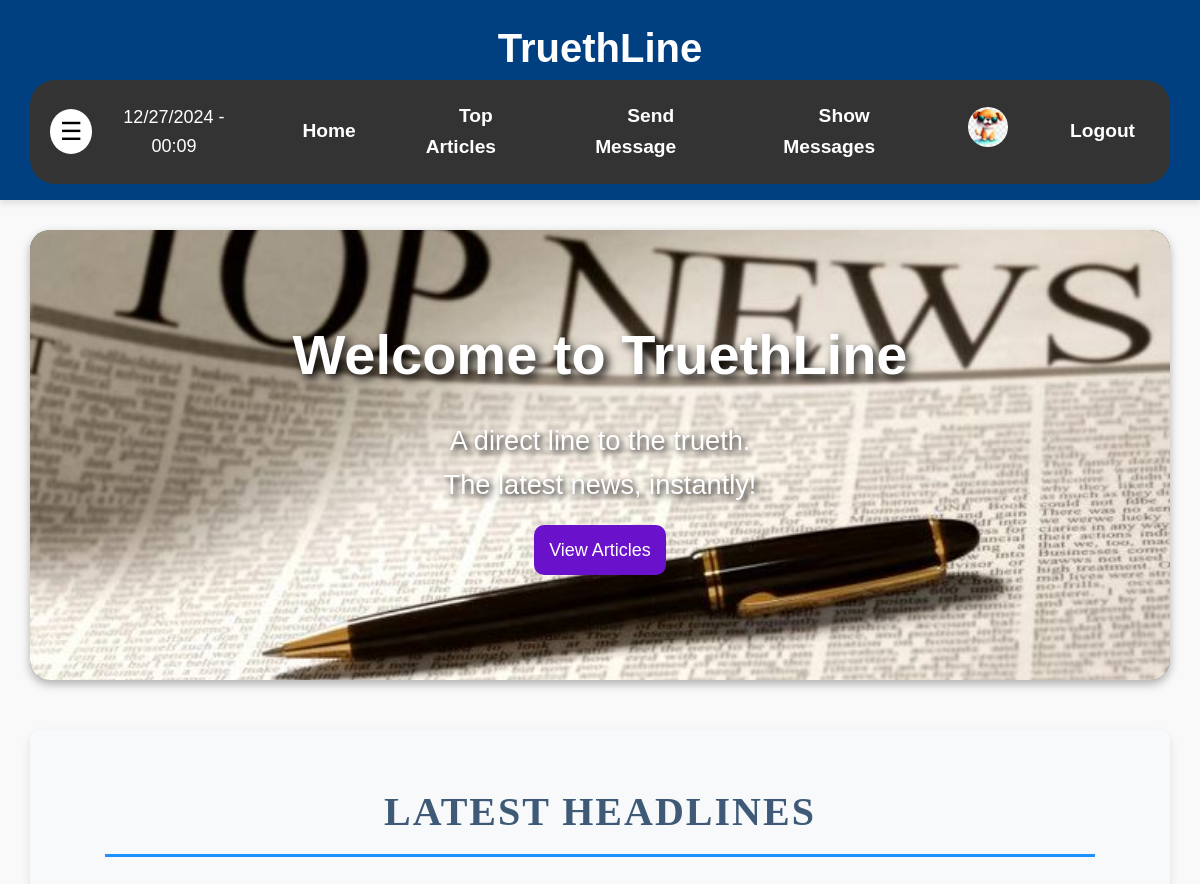
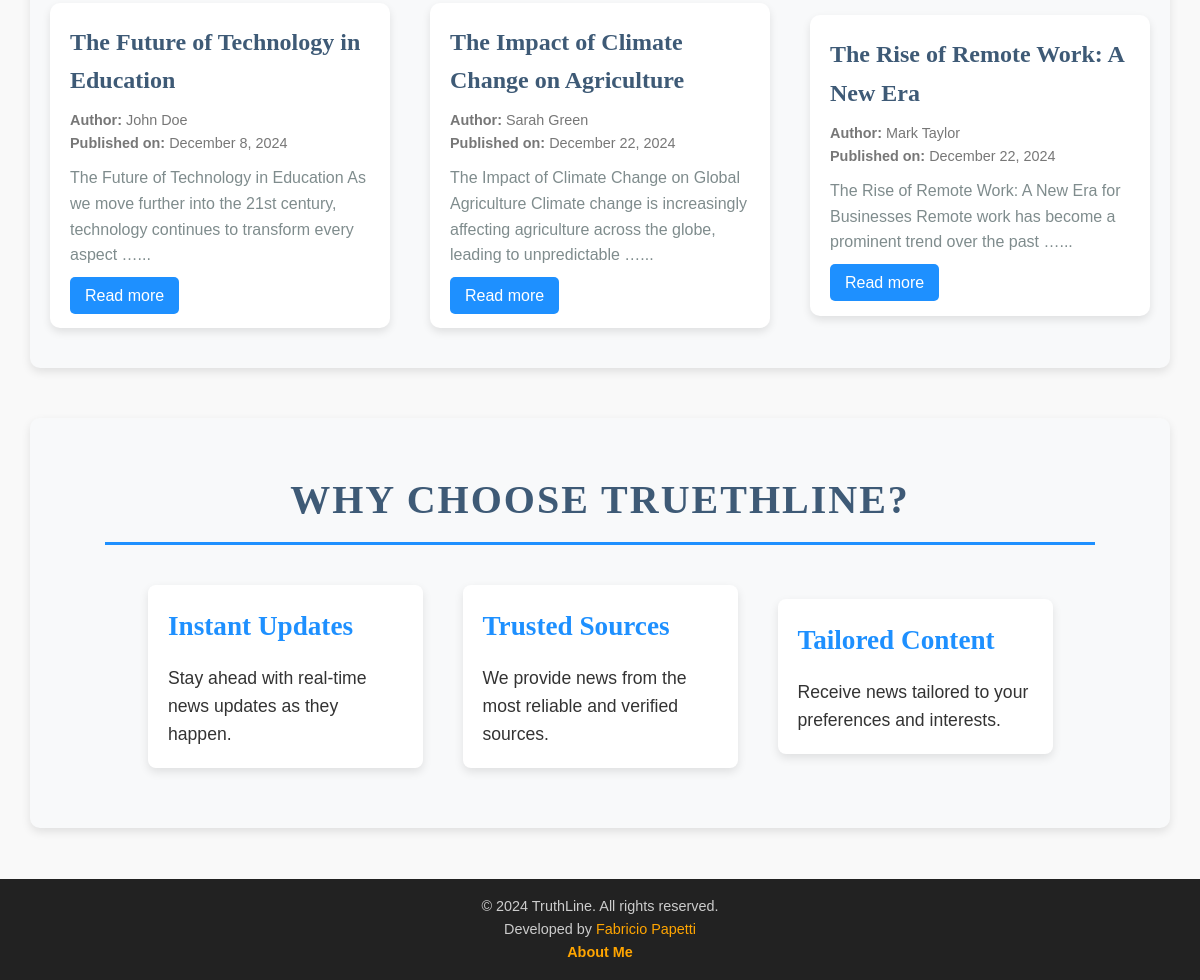
Page /inicio/ (signed in) on the committed database (2 pictures, top to bottom).
### users/modelsProfile.py (models this page shows, shortened)
class Profile(models.Model):
    user = models.OneToOneField(User, on_delete=models.CASCADE)
    photo = models.ImageField(upload_to="profile_picture/", null=True, blank=True)

### articles/models.py (models this page shows, shortened)
class Article(models.Model):
    title = models.CharField(max_length=255)
    author = models.CharField(max_length=100)
    content = models.TextField()
    publication_date = models.DateTimeField(auto_now_add=True)
    last_updated = models.DateTimeField(auto_now=True)
    is_published = models.BooleanField(default=False)

### homepage/views.py (the view)
# urls.py: path('', inicio, name='inicio'),
def inicio(request):
    articles = Article.objects.all()[:3]
    while len(articles) < 3:
        articles.append(None)
    return render(request, 'homepage/index.html', {'articles': articles})

### homepage/templates/homepage/index.html (shortened to what this page needs)
{% extends 'homepage/base.html' %}
{% load static %}
{% block content %}
<div class="banner">
    <div class="banner-content">
        <h1>Welcome to TruethLine</h1>
        <p>A direct line to the trueth.<br>The latest news, instantly!</p>
        <a href="{% url 'articles' %}" class="btn-primary">View Articles</a>
    </div>
</div>
<section class="latest-news-hp">
    <h2 class="latest-news-hp-title">Latest Headlines</h2>
    <ul id="news-list-hp">
        {% for article in articles %}
        <li class="article-card-hp">
            <h3 class="article-title-hp">{{ article.title }}</h3>
            <p class="article-meta-hp">
                <strong>Author:</strong> {{ article.author }}<br>
                <strong>Published on:</strong> {{ article.publication_date|date:"F j, Y" }}
            </p>
            <p class="article-content-hp">
                {{ article.content|truncatewords:20 }}...
            </p>
            <a href="{% url 'article_detail' article.id %}" class="btn-read-hp" aria-label="Read more about {{ article.title }}">
                Read more
            </a>
        </li>
        {% endfor %}
    </ul>
</section>
<section id="advantages" class="wow animate__animated animate__zoomIn">
    <h2>Why Choose TruethLine?</h2>
    <div id="advantages-list" class="advantages-list-hp">
        <div id="advantage-1" class="wow animate__animated animate__zoomIn">
            <h3>Instant Updates</h3>
            <p>Stay ahead with real-time news updates as they happen.</p>
        </div>
        <div id="advantage-2" class="wow animate__animated animate__zoomIn">
            <h3>Trusted Sources</h3>
            <p>We provide news from the most reliable and verified sources.</p>
        </div>
        <div id="advantage-3" class="wow animate__animated animate__zoomIn">
            <h3>Tailored Content</h3>
            <p>Receive news tailored to your preferences and interests.</p>
        </div>
    </div>
</section>
{% endblock content %}

### homepage/templates/homepage/base.html (shortened to what this page needs)
{% load static %}
<!DOCTYPE html>
<html lang="en">
<head>
    <link  href="{% static  'homepage/css/styles.css' %}" rel="stylesheet">
    <link  href="{% static  'articles/css/styles.css' %}" rel="stylesheet">
    <link  href="{% static  'users/css/styles.css' %}" rel="stylesheet">
    <link  href="{% static  'messaging/css/styles.css' %}" rel="stylesheet">
    <link rel="stylesheet" href="https://cdnjs.cloudflare.com/ajax/libs/animate.css/4.1.1/animate.min.css"/>
</head>
<body>
    <header>
        <div class="logo">
            <h1>TruethLine</h1>
        </div>
        <nav>
            <div class="menu-container">
                <button class="menu-btn" onclick="toggleCategories()">☰</button>
                <ul class="navbar">
                    <li id="current-time"></li>
                    <a href="{% url 'inicio' %}"><li>Home</li></a>
                    <a href="{% url 'articles' %}"><li>Top Articles</li></a>
                    <a href="{% url 'messaging:send_message' %}"><li>Send Message</li></a>
                    <a href="{% url 'messaging:show_messages' %}"><li>Show Messages</li></a>
                    {% if user.is_authenticated %}
                    <a href="{% url 'user_profile' %}">
                        <li>
                            {% if user.profile.photo %}
                                <img src="{{ user.profile.photo.url }}" alt="Profile" class="profile-picture-small">
                            {% else %}
                                <img src="{% static 'users/assets/blank-profile-picture.webp' %}" alt="Profile" class="profile-picture-small">
                            {% endif %}
                        </li>
                    </a>
                        <a href="{% url 'logout' %}"><li>Logout</li></a>
                    {% else %}
                        <a href="{% url 'login' %}"><li>Login</li></a>
                        <a href="{% url 'register' %}"><li>Sing Up</li></a>
                    {% endif %}
                </ul>
            </div>
        </nav>
    </header>
    <main>
        {% block content %}
        {% endblock content %}
    </main>
    <footer>
        <div class="footer-content">
            <p>&copy; 2024 TruthLine. All rights reserved.</p>
            <p>
                Developed by <a href="https://github.com/fabrixindex" target="_blank">Fabricio Papetti</a>
            </p>
            <p>
                <a href="{% url 'about_me' %}" class="footer-about-link">About Me</a>
            </p>
        </div>
    </footer>
</body>
</html>

### articles/static/articles/css/styles.css (style rules this page uses)
.article-content-hp { font-size: 1rem; color: #7f8c8d; margin-bottom: 15px; line-height: 1.6; }

### users/static/users/css/styles.css (style rules this page uses)
.btn-primary { width: 100%; padding: 12px; font-size: 16px; color: #fff; background-color: #6a11cb; border: none; border-radius: 8px; cursor: pointer; transition: background-color 0.3s, transform 0.2s; }
.btn-primary { width: 100%; padding: 15px; font-size: 18px; color: #fff; background-color: #6a11cb; border: none; border-radius: 10px; cursor: pointer; transition: background-color 0.3s, transform 0.2s; margin-top: 20px; }

### rows in the picture
Article: title "The Future of Technology in Education", author "John Doe", publication_date "December 8, 2024", content "The Future of Technology in Education As we move further into the 21st century, technology continues to transform every aspect …"
Article: title "The Impact of Climate Change on Agriculture", author "Sarah Green", publication_date "December 22, 2024", content "The Impact of Climate Change on Global Agriculture Climate change is increasingly affecting agriculture across the globe, leading to unpredictable …"
Article: title "The Rise of Remote Work: A New Era", author "Mark Taylor", publication_date "December 22, 2024", content "The Rise of Remote Work: A New Era for Businesses Remote work has become a prominent trend over the past …"
